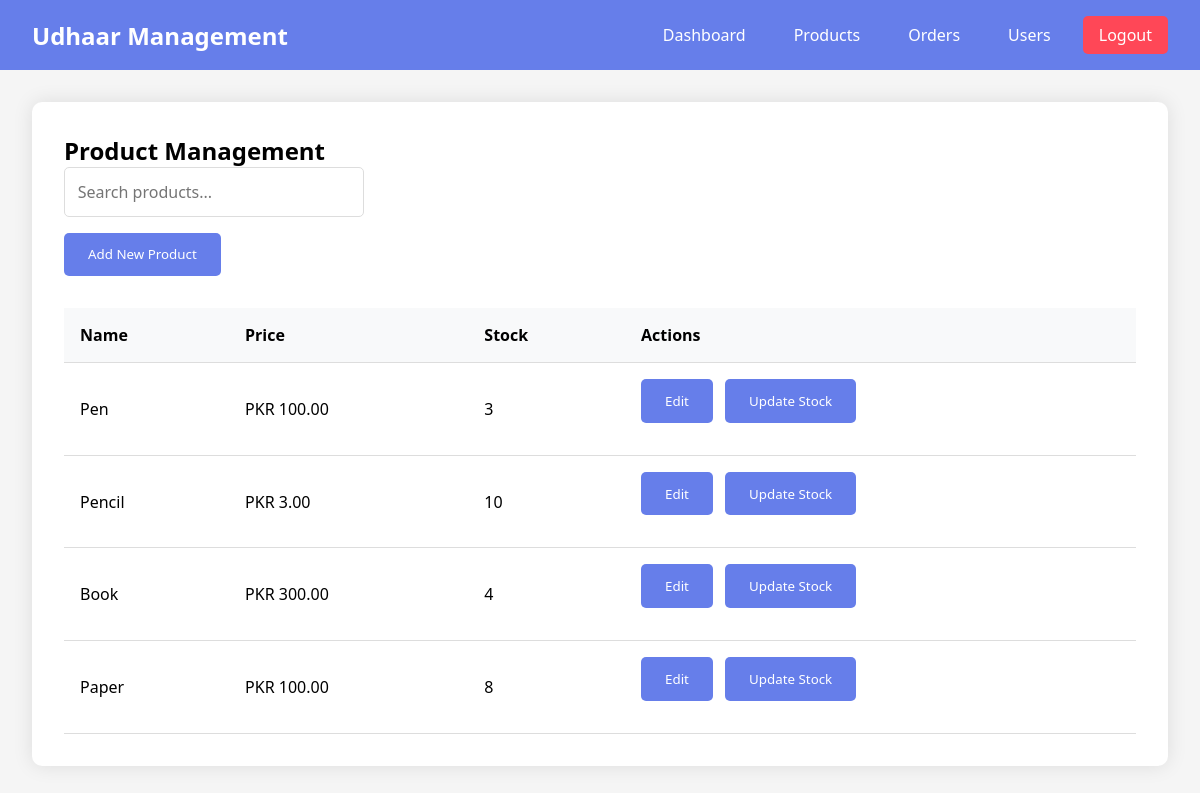
The page /products/ (signed in) on the database its author committed.
### myapp/models.py (models this page shows, shortened)
class Product(models.Model):
    name = models.CharField(max_length=255)
    price = models.DecimalField(max_digits=10, decimal_places=2)
    stock = models.IntegerField(default=0)
    created_at = models.DateTimeField(auto_now_add=True)
    updated_at = models.DateTimeField(auto_now=True)

### myapp/views.py (the view)
# urls.py: path('products/', views.products, name='products'),
@login_required
def products(request):
    print("Checking product permissions...")
    can_add_product = request.user.has_perm('myapp.add_product')
    can_change_product = request.user.has_perm('myapp.change_product')
    can_delete_product = request.user.has_perm('myapp.delete_product')
    if not request.user.has_perm('myapp.view_product'):
        return render(request, 'myapp/permission_denied.html')
    products = Product.objects.all()
    context = {
        'products': products,
        'can_add_product': can_add_product,
        'can_change_product': can_change_product,
        'can_delete_product': can_delete_product,
    }
    return render(request, 'myapp/products.html', context)

### myapp/templates/myapp/products.html (shortened to what this page needs)
{% extends 'myapp/base.html' %}
{% block content %}
<section id="products" class="section">
  <h2>Product Management</h2>
  <div class="search-container">
    <input
      type="text"
      id="productSearch"
      class="search-input"
      placeholder="Search products..."
    />
  </div>
  {% if user.role == 'admin' %}
  <button onclick="showAddProductForm()" class="action-btn">
    Add New Product
  </button>
  {% endif %}
  <div id="productsList" class="list-container">
    <table>
      <tr>
        <th>Name</th>
        <th>Price</th>
        <th>Stock</th>
        {% if user.role == 'admin' %}
        <th>Actions</th>
        {% endif %}
      </tr>
      {% for product in products %}
      <tr>
        <td>{{ product.name }}</td>
        <td>PKR {{ product.price }}</td>
        <td>{{ product.stock }}</td>
        {% if user.role == 'admin' %}
        <td>
          <button onclick="editProduct({{ product.id }})" class="action-btn">Edit</button>
          <button onclick="updateStock({{ product.id }})" class="action-btn">Update Stock</button>
        </td>
        {% endif %}
      </tr>
      {% endfor %}
    </table>
  </div>
</section>
{% endblock %}

### myapp/static/myapp/css/styles.css (style rules this page uses)
* { margin: 0; padding: 0; box-sizing: border-box; font-family: "Segoe UI", Tahoma, Geneva, Verdana, sans-serif; }
body { background-color: #f5f5f5; }
.section { background: white; padding: 2rem; border-radius: 10px; box-shadow: 0 0 20px rgba(0, 0, 0, 0.1); margin-bottom: 2rem; }
.action-btn { padding: 0.8rem 1.5rem; background: #667eea; color: white; border: none; border-radius: 5px; cursor: pointer; margin-bottom: 1rem; }
.list-container { margin-top: 1rem; }
table { width: 100%; border-collapse: collapse; margin-top: 1rem; }
th, td { padding: 1rem; text-align: left; border-bottom: 1px solid #ddd; }
th { background-color: #f8f9fa; font-weight: 600; }
.action-btn + .action-btn { margin-left: 0.5rem; }
.search-container { margin-bottom: 1rem; }
.search-input { width: 100%; max-width: 300px; padding: 0.8rem; border: 1px solid #ddd; border-radius: 5px; font-size: 1rem; transition: border-color 0.3s ease; }

### rows shown on the page
Product: name "Pen", price "100.00", stock "3"
Product: name "Pencil", price "3.00", stock "10"
Product: name "Book", price "300.00", stock "4"
Product: name "Paper", price "100.00", stock "8"
